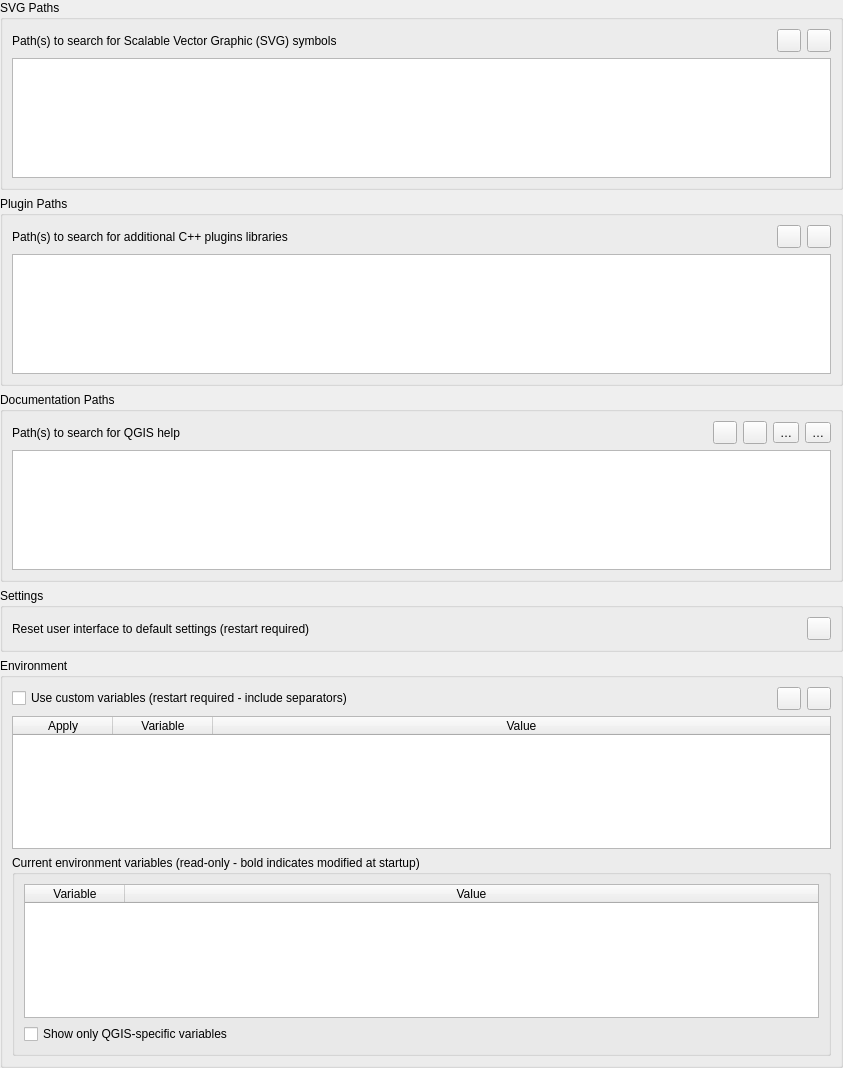
             <widget class="QWidget" name="mOptionsScrollAreaContents_03">
              <property name="geometry">
               <rect>
                <x>0</x>
                <y>0</y>
                <width>843</width>
                <height>1068</height>
               </rect>
              </property>
              <layout class="QVBoxLayout" name="verticalLayout_22">
               <property name="leftMargin">
                <number>0</number>
               </property>
               <property name="topMargin">
                <number>0</number>
               </property>
               <property name="rightMargin">
                <number>0</number>
               </property>
               <property name="bottomMargin">
                <number>0</number>
               </property>
               <item>
                <widget class="QgsCollapsibleGroupBox" name="groupBox_2">
                 <property name="title">
                  <string>SVG Paths</string>
                 </property>
                 <layout class="QGridLayout" name="_6">
                  <item row="0" column="0">
                   <widget class="QLabel" name="mSVGLabel">
                    <property name="text">
                     <string>Path(s) to search for Scalable Vector Graphic (SVG) symbols</string>
                    </property>
                   </widget>
                  </item>
                  <item row="0" column="1">
                   <spacer>
                    <property name="orientation">
                     <enum>Qt::Horizontal</enum>
                    </property>
                    <property name="sizeHint" stdset="0">
                     <size>
                      <width>31</width>
                      <height>20</height>
                     </size>
                    </property>
                   </spacer>
                  </item>
                  <item row="0" column="2">
                   <widget class="QToolButton" name="mBtnAddSVGPath">
                    <property name="toolTip">
                     <string>Add new path</string>
                    </property>
                    <property name="text">
                     <string/>
                    </property>
                    <property name="icon">
                     <iconset resource="../../images/images.qrc">
                      <normaloff>:/images/themes/default/symbologyAdd.svg</normaloff>:/images/themes/default/symbologyAdd.svg</iconset>
                    </property>
                   </widget>
                  </item>
                  <item row="0" column="3">
                   <widget class="QToolButton" name="mBtnRemoveSVGPath">
                    <property name="toolTip">
                     <string>Remove path</string>
                    </property>
                    <property name="text">
                     <string/>
                    </property>
                    <property name="icon">
                     <iconset resource="../../images/images.qrc">
                      <normaloff>:/images/themes/default/symbologyRemove.svg</normaloff>:/images/themes/default/symbologyRemove.svg</iconset>
                    </property>
                   </widget>
                  </item>
                  <item row="1" column="0" colspan="4">
                   <widget class="QListWidget" name="mListSVGPaths">
                    <property name="minimumSize">
                     <size>
                      <width>0</width>
                      <height>120</height>
                     </size>
                    </property>
                   </widget>
                  </item>
                 </layout>
                </widget>
               </item>
               <item>
                <widget class="QgsCollapsibleGroupBox" name="groupBox_4">
                 <property name="title">
                  <string>Plugin Paths</string>
                 </property>
                 <layout class="QGridLayout" name="_3">
                  <item row="0" column="0">
                   <widget class="QLabel" name="mSVGLabel_2">
                    <property name="text">
                     <string>Path(s) to search for additional C++ plugins libraries</string>
                    </property>
                   </widget>
                  </item>
                  <item row="0" column="1">
                   <spacer>
                    <property name="orientation">
                     <enum>Qt::Horizontal</enum>
                    </property>
                    <property name="sizeHint" stdset="0">
                     <size>
                      <width>31</width>
                      <height>20</height>
                     </size>
                    </property>
                   </spacer>
                  </item>
                  <item row="0" column="2">
                   <widget class="QToolButton" name="mBtnAddPluginPath">
                    <property name="toolTip">
                     <string>Add new path</string>
                    </property>
                    <property name="text">
                     <string/>
                    </property>
                    <property name="icon">
                     <iconset resource="../../images/images.qrc">
                      <normaloff>:/images/themes/default/symbologyAdd.svg</normaloff>:/images/themes/default/symbologyAdd.svg</iconset>
                    </property>
                   </widget>
                  </item>
                  <item row="0" column="3">
                   <widget class="QToolButton" name="mBtnRemovePluginPath">
                    <property name="toolTip">
                     <string>Remove path</string>
                    </property>
                    <property name="text">
                     <string/>
                    </property>
                    <property name="icon">
                     <iconset resource="../../images/images.qrc">
                      <normaloff>:/images/themes/default/symbologyRemove.svg</normaloff>:/images/themes/default/symbologyRemove.svg</iconset>
                    </property>
                   </widget>
                  </item>
                  <item row="1" column="0" colspan="4">
                   <widget class="QListWidget" name="mListPluginPaths">
                    <property name="minimumSize">
                     <size>
                      <width>0</width>
                      <height>120</height>
                     </size>
                    </property>
                   </widget>
                  </item>
                 </layout>
                </widget>
               </item>
               <item>
                <widget class="QgsCollapsibleGroupBox" name="groupBox_29">
                 <property name="title">
                  <string>Documentation Paths</string>
                 </property>
                 <layout class="QGridLayout" name="_4">
                  <item row="0" column="5">
                   <widget class="QToolButton" name="mBtnMoveHelpDown">
                    <property name="toolTip">
                     <string>Lower selected path priority</string>
                    </property>
                    <property name="text">
                     <string>…</string>
                    </property>
                    <property name="icon">
                     <iconset resource="../../images/images.qrc">
                      <normaloff>:/images/themes/default/mActionArrowDown.svg</normaloff>:/images/themes/default/mActionArrowDown.svg</iconset>
                    </property>
                   </widget>
                  </item>
                  <item row="0" column="0">
                   <widget class="QLabel" name="mSVGLabel_5">
                    <property name="text">
                     <string>Path(s) to search for QGIS help</string>
                    </property>
                   </widget>
                  </item>
                  <item row="0" column="1">
                   <spacer>
                    <property name="orientation">
                     <enum>Qt::Horizontal</enum>
                    </property>
                    <property name="sizeHint" stdset="0">
                     <size>
                      <width>31</width>
                      <height>20</height>
                     </size>
                    </property>
                   </spacer>
                  </item>
                  <item row="0" column="2">
                   <widget class="QToolButton" name="mBtnAddHelpPath">
                    <property name="toolTip">
                     <string>Add new path</string>
                    </property>
                    <property name="text">
                     <string/>
                    </property>
                    <property name="icon">
                     <iconset resource="../../images/images.qrc">
                      <normaloff>:/images/themes/default/symbologyAdd.svg</normaloff>:/images/themes/default/symbologyAdd.svg</iconset>
                    </property>
                   </widget>
                  </item>
                  <item row="0" column="3">
                   <widget class="QToolButton" name="mBtnRemoveHelpPath">
                    <property name="toolTip">
                     <string>Remove path</string>
                    </property>
                    <property name="text">
                     <string/>
                    </property>
                    <property name="icon">
                     <iconset resource="../../images/images.qrc">
                      <normaloff>:/images/themes/default/symbologyRemove.svg</normaloff>:/images/themes/default/symbologyRemove.svg</iconset>
                    </property>
                   </widget>
                  </item>
                  <item row="1" column="0" colspan="6">
                   <widget class="QTreeWidget" name="mHelpPathTreeWidget">
                    <property name="minimumSize">
                     <size>
                      <width>0</width>
                      <height>120</height>
                     </size>
                    </property>
                    <attribute name="headerVisible">
                     <bool>false</bool>
                    </attribute>
                    <column>
                     <property name="text">
                      <string notr="true">1</string>
                     </property>
                    </column>
                   </widget>
                  </item>
                  <item row="0" column="4">
                   <widget class="QToolButton" name="mBtnMoveHelpUp">
                    <property name="toolTip">
                     <string>Raise selected path priority</string>
                    </property>
                    <property name="text">
                     <string>…</string>
                    </property>
                    <property name="icon">
                     <iconset resource="../../images/images.qrc">
                      <normaloff>:/images/themes/default/mActionArrowUp.svg</normaloff>:/images/themes/default/mActionArrowUp.svg</iconset>
                    </property>
                   </widget>
                  </item>
                 </layout>
                </widget>
               </item>
               <item>
                <widget class="QgsCollapsibleGroupBox" name="mQSettingsGrpBx">
                 <property name="title">
                  <string>Settings</string>
                 </property>
                 <layout class="QGridLayout" name="gridLayout_13">
                  <item row="0" column="1">
                   <spacer name="horizontalSpacer_42">
                    <property name="orientation">
                     <enum>Qt::Horizontal</enum>
                    </property>
                    <property name="sizeHint" stdset="0">
                     <size>
                      <width>40</width>
                      <height>20</height>
                     </size>
                    </property>
                   </spacer>
                  </item>
                  <item row="0" column="2">
                   <widget class="QToolButton" name="mRestoreDefaultWindowStateBtn">
                    <property name="toolTip">
                     <string>Reset</string>
                    </property>
                    <property name="text">
                     <string/>
                    </property>
                    <property name="icon">
                     <iconset resource="../../images/images.qrc">
                      <normaloff>:/images/themes/default/mActionUndo.svg</normaloff>:/images/themes/default/mActionUndo.svg</iconset>
                    </property>
                   </widget>
                  </item>
                  <item row="0" column="0">
                   <widget class="QLabel" name="mRestoreDefaultWindowStateLbl">
                    <property name="text">
                     <string>Reset user interface to default settings (restart required)</string>
                    </property>
                   </widget>
                  </item>
                 </layout>
                </widget>
               </item>
               <item>
                <widget class="QgsCollapsibleGroupBox" name="mEnvironmentGrpBx">
                 <property name="minimumSize">
                  <size>
                   <width>0</width>
                   <height>0</height>
                  </size>
                 </property>
                 <property name="title">
                  <string>Environment</string>
                 </property>
                 <layout class="QGridLayout" name="gridLayout_32">
                  <item row="1" column="3">
                   <widget class="QToolButton" name="mRemoveCustomVarBtn">
                    <property name="sizePolicy">
                     <sizepolicy hsizetype="Maximum" vsizetype="Fixed">
                      <horstretch>0</horstretch>
                      <verstretch>0</verstretch>
                     </sizepolicy>
                    </property>
                    <property name="toolTip">
                     <string>Remove variable</string>
                    </property>
                    <property name="text">
                     <string/>
                    </property>
                    <property name="icon">
                     <iconset resource="../../images/images.qrc">
                      <normaloff>:/images/themes/default/symbologyRemove.svg</normaloff>:/images/themes/default/symbologyRemove.svg</iconset>
                    </property>
                   </widget>
                  </item>
                  <item row="1" column="2">
                   <widget class="QToolButton" name="mAddCustomVarBtn">
                    <property name="sizePolicy">
                     <sizepolicy hsizetype="Maximum" vsizetype="Fixed">
                      <horstretch>0</horstretch>
                      <verstretch>0</verstretch>
                     </sizepolicy>
                    </property>
                    <property name="toolTip">
                     <string>Add new variable</string>
                    </property>
                    <property name="text">
                     <string/>
                    </property>
                    <property name="icon">
                     <iconset resource="../../images/images.qrc">
                      <normaloff>:/images/themes/default/symbologyAdd.svg</normaloff>:/images/themes/default/symbologyAdd.svg</iconset>
                    </property>
                   </widget>
                  </item>
                  <item row="4" column="0" colspan="4">
                   <widget class="QgsCollapsibleGroupBox" name="mCurrentVariablesGrpBx">
                    <property name="minimumSize">
                     <size>
                      <width>0</width>
                      <height>0</height>
                     </size>
                    </property>
                    <property name="title">
                     <string>Current environment variables (read-only - bold indicates modified at startup)</string>
                    </property>
                    <property name="collapsed">
                     <bool>false</bool>
                    </property>
                    <property name="saveCollapsedState">
                     <bool>true</bool>
                    </property>
                    <layout class="QVBoxLayout" name="verticalLayout_8">
                     <item>
                      <widget class="QTableWidget" name="mCurrentVariablesTable">
                       <property name="minimumSize">
                        <size>
                         <width>0</width>
                         <height>120</height>
                        </size>
                       </property>
                       <property name="selectionMode">
                        <enum>QAbstractItemView::SingleSelection</enum>
                       </property>
                       <property name="sortingEnabled">
                        <bool>true</bool>
                       </property>
                       <property name="wordWrap">
                        <bool>false</bool>
                       </property>
                       <attribute name="horizontalHeaderMinimumSectionSize">
                        <number>100</number>
                       </attribute>
                       <attribute name="horizontalHeaderShowSortIndicator" stdset="0">
                        <bool>true</bool>
                       </attribute>
                       <attribute name="horizontalHeaderStretchLastSection">
                        <bool>true</bool>
                       </attribute>
                       <attribute name="verticalHeaderVisible">
                        <bool>false</bool>
                       </attribute>
                       <column>
                        <property name="text">
                         <string>Variable</string>
                        </property>
                       </column>
                       <column>
                        <property name="text">
                         <string>Value</string>
                        </property>
                       </column>
                      </widget>
                     </item>
                     <item>
                      <widget class="QCheckBox" name="mCurrentVariablesQGISChxBx">
                       <property name="text">
                        <string>Show only QGIS-specific variables</string>
                       </property>
                      </widget>
                     </item>
                    </layout>
                   </widget>
                  </item>
                  <item row="1" column="0">
                   <widget class="QCheckBox" name="mCustomVariablesChkBx">
                    <property name="text">
                     <string>Use custom variables (restart required - include separators)</string>
                    </property>
                   </widget>
                  </item>
                  <item row="1" column="1">
                   <spacer name="horizontalSpacer_14">
                    <property name="orientation">
                     <enum>Qt::Horizontal</enum>
                    </property>
                    <property name="sizeHint" stdset="0">
                     <size>
                      <width>40</width>
                      <height>20</height>
                     </size>
                    </property>
                   </spacer>
                  </item>
                  <item row="3" column="0" colspan="4">
                   <widget class="QTableWidget" name="mCustomVariablesTable">
                    <property name="minimumSize">
                     <size>
                      <width>0</width>
                      <height>120</height>
                     </size>
                    </property>
                    <property name="editTriggers">
                     <set>QAbstractItemView::AllEditTriggers</set>
                    </property>
                    <property name="selectionMode">
                     <enum>QAbstractItemView::SingleSelection</enum>
                    </property>
                    <property name="sortingEnabled">
                     <bool>true</bool>
                    </property>
                    <property name="wordWrap">
                     <bool>false</bool>
                    </property>
                    <property name="cornerButtonEnabled">
                     <bool>false</bool>
                    </property>
                    <attribute name="horizontalHeaderMinimumSectionSize">
                     <number>4</number>
                    </attribute>
                    <attribute name="horizontalHeaderShowSortIndicator" stdset="0">
                     <bool>true</bool>
                    </attribute>
                    <attribute name="horizontalHeaderStretchLastSection">
                     <bool>true</bool>
                    </attribute>
                    <attribute name="verticalHeaderVisible">
                     <bool>false</bool>
                    </attribute>
                    <column>
                     <property name="text">
                      <string>Apply</string>
                     </property>
                    </column>
                    <column>
                     <property name="text">
                      <string>Variable</string>
                     </property>
                    </column>
                    <column>
                     <property name="text">
                      <string>Value</string>
                     </property>
                    </column>
                   </widget>
                  </item>
                 </layout>
                </widget>
               </item>
               <item>
                <spacer name="verticalSpacer_11">
                 <property name="orientation">
                  <enum>Qt::Vertical</enum>
                 </property>
                 <property name="sizeHint" stdset="0">
                  <size>
                   <width>20</width>
                   <height>40</height>
                  </size>
                 </property>
                </spacer>
               </item>
              </layout>
             </widget>
